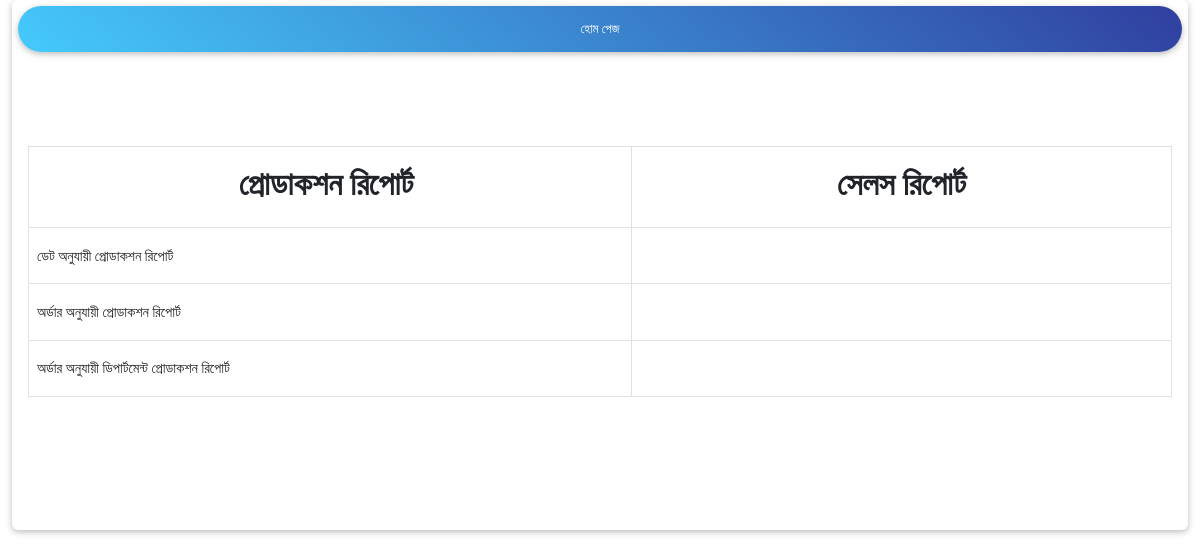
The app's page /report/, older data.
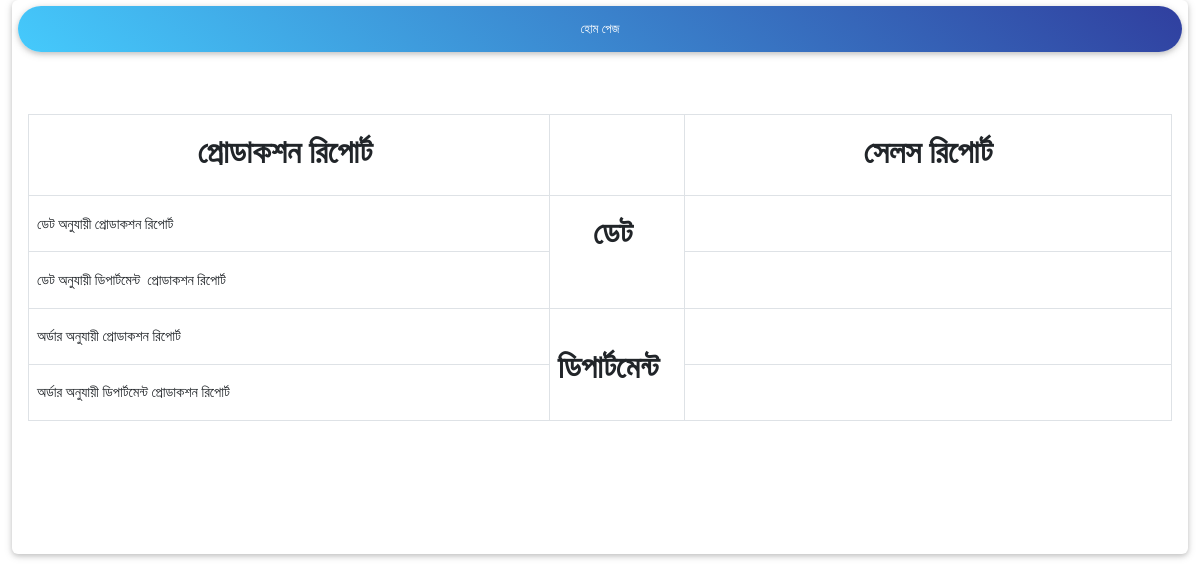
The same page, newer data.
### Report/models.py (models this page shows, shortened)
class Post(models.Model):
    title = models.CharField(max_length=200, unique=True)
    slug = models.SlugField(max_length=200, unique=True)
    author = models.ForeignKey(User, on_delete= models.CASCADE,related_name='blog_posts')
    updated_on = models.DateTimeField(auto_now= True)
    content = HTMLField() # Change This Line
    created_on = models.DateTimeField(auto_now_add=True)
    status = models.IntegerField(choices=STATUS, default=0)
    class Meta:
        ordering = ['-created_on']

### Report/views.py (the view)
# urls.py: path('',views.index,name='report'),
def index(request):
    post = Post.objects.first()
    content = post.content
    context = {
        'content': content,
    }
    return render(request, 'index.html', context)

### Report/templates/index.html
{% extends 'basereport.html' %}
{% load static %}
{% block content %}
<section class="section card mb-5">
    <a class='btn blue-gradient btn-rounded waves-effect waves-light' href="{% url 'home' %}">হোম পেজ </a>
    <div class="card-body">
    <p>{{ content|safe }}</p>
</div>
</section>
{% endblock %}

### templates/basereport.html (shortened to what this page needs)
{% load static %}
<!DOCTYPE html>
<html>
<head>
  <link rel="stylesheet" href="https://use.fontawesome.com/releases/v5.8.2/css/all.css">
    <link href="{% static 'css/bootstrap.min.css' %}" rel="stylesheet">
    <link href="{% static 'css/dataTables.min.css' %}" rel="stylesheet">
    <link href="{% static 'css/jquery-ui.css' %}" rel="stylesheet">
    <link href="{% static 'css/mdb.min.css' %}" rel="stylesheet">
</head>
<body>
    <div class="container-fluid">
        {% block content %}{% endblock %}
    </div>
</body>
</html>

Row changes from the older to the newer data that the page shows:
changed Post: content "প্রোডাকশন রিপোর্ট সেলস রিপোর্ট ডেট অনুযায়ী প্রোডাকশন রিপোর্ট অর্ডার অনুযায়ী প্রোডাকশন রিপোর্ট অর্ডার অনুযায়ী ডিপার্টমেন্ট প্রোডাকশন রিপোর্ট" → "…ডেট অনুযায়ী প্রোডাকশন রিপোর্ট ডেট ডেট অনুযায়ী ডিপার্টমেন্ট প্রোডাকশন রিপোর্ট অর্ডার অনুযায়ী প্রোডাকশন রিপোর্ট ডিপার্টমেন্ট অর্ডার অনুযায়ী ডিপার্টমেন্ট প্রোডাকশন…"
